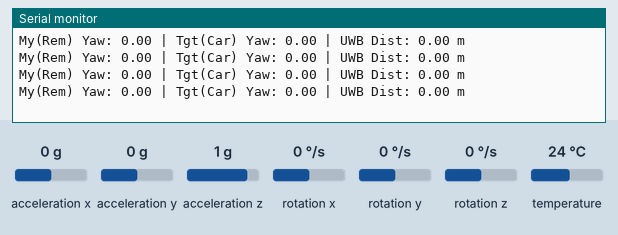
Recording of a sketch running on a simulated ESP32. On the bench: the last lines printed to the serial monitor. The test bench sets the inputs (shaded band); at power-on: rotation z 0 °/s, acceleration x 0 g, acceleration y 0 g, acceleration z 1 g, rotation x 0 °/s, rotation y 0 °/s, temperature 24 °C.

Above: at 3.2 s.
3.3 s: rotation z set to -192 °/s
At 3.78 s:
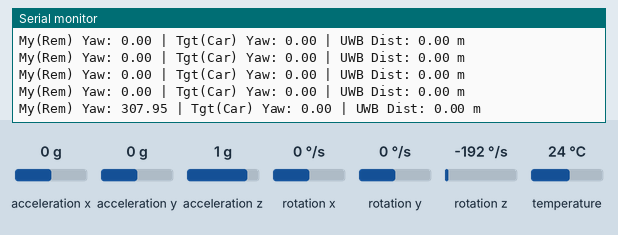
4.8 s: rotation z set to -100 °/s
At 4.98 s:
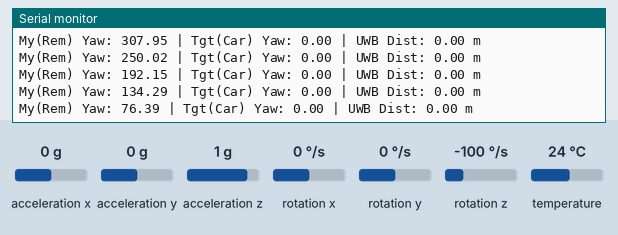
Timing chart, 0 to 7.8 s (numbered marks = the images above; inputs shaded):
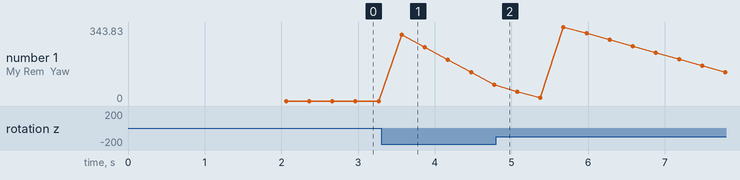

The sketch:

send4.ino
```cpp
#include <Wire.h>
#include <Adafruit_MPU6050.h>
#include <Adafruit_Sensor.h>
#include <math.h>
#include <WiFi.h>
#include <esp_now.h>

// 接收端（小車）的 MAC 地址 (維持你原本設定的地址)
uint8_t broadcastAddress[] = {0x68, 0xFE, 0x71, 0x0C, 0x32, 0x1C};

Adafruit_MPU6050 mpu;
float gz_offset = 0.0f;
float roll = 0.0f; float pitch = 0.0f; float yaw = 0.0f;
const float ALPHA = 0.98f;
unsigned long prevMicros = 0;

// 1. 定義與小車對應的資料結構
typedef struct struct_message {
  float yaw; float pitch; float roll;
} __attribute__((packed)) struct_message;

typedef struct return_message {
  float car_yaw;
  float distance;
} __attribute__((packed)) return_message;

struct_message myData;
return_message incomingCarData; // 儲存從小車收到的數據
esp_now_peer_info_t peerInfo;

unsigned long lastSendTime = 0;
const unsigned long SEND_INTERVAL = 60;

static inline float rad2deg(float r) { return r * 180.0f / PI; }
static inline float wrap360(float a) {
  while (a < 0.0f) a += 360.0f;
  while (a >= 360.0f) a -= 360.0f;
  return a;
}

// 【完美修正！】新版發送狀態回呼函式，將第一個參數改為 const wifi_tx_info_t *tx_info
void OnDataSent(const wifi_tx_info_t *tx_info, esp_now_send_status_t status) {}

// 【完美修正！】新版接收回呼函式，參數符合 3.x SDK 規格
void OnDataRecv(const esp_now_recv_info_t *recv_info, const uint8_t *incomingDataRaw, int len) {
  if (len >= sizeof(return_message)) {
    memcpy(&incomingCarData, incomingDataRaw, sizeof(return_message));
  }
}

void setup() {
  Serial.begin(115200);
  WiFi.mode(WIFI_STA);
  if (esp_now_init() != ESP_OK) return;

  // 註冊發送與接收的回呼函式（新版無需強制轉型）
  esp_now_register_send_cb(OnDataSent);
  esp_now_register_recv_cb(OnDataRecv);

  memcpy(peerInfo.peer_addr, broadcastAddress, 6);
  peerInfo.channel = 0; peerInfo.encrypt = false;
  esp_now_add_peer(&peerInfo);

  Wire.begin(21, 22);
  mpu.begin();
  mpu.setAccelerometerRange(MPU6050_RANGE_2_G);
  mpu.setGyroRange(MPU6050_RANGE_250_DEG);
  mpu.setFilterBandwidth(MPU6050_BAND_21_HZ);

  delay(500);
  float sum_gz = 0.0f;
  for (int i = 0; i < 300; i++) {
    sensors_event_t a, g, temp;
    mpu.getEvent(&a, &g, &temp);
    sum_gz += g.gyro.z * 180.0f / PI;
    delay(3);
  }
  gz_offset = sum_gz / 300.0f;
  prevMicros = micros();
  lastSendTime = millis();
}

void loop() {
  sensors_event_t a, g, temp;
  mpu.getEvent(&a, &g, &temp);

  unsigned long now = micros();
  float dt = (now - prevMicros) * 1e-6f;
  prevMicros = now;
  if (dt <= 0.0f || dt > 0.05f) dt = 0.01f;

  float ax = a.acceleration.x; float ay = a.acceleration.y; float az = a.acceleration.z;
  float gx_dps = g.gyro.x * 180.0f / PI;
  float gy_dps = g.gyro.y * 180.0f / PI;
  float gz_dps = g.gyro.z * 180.0f / PI;

  roll = ALPHA * (roll + gx_dps * dt) + (1.0f - ALPHA) * rad2deg(atan2(ay, az));
  pitch = ALPHA * (pitch + gy_dps * dt) + (1.0f - ALPHA) * rad2deg(atan2(-ax, sqrt(ay * ay + az * az)));

  float corrected_gz_dps = gz_dps - gz_offset;
  if (abs(corrected_gz_dps) > 0.45f) {
    yaw += corrected_gz_dps * dt;
  }
  yaw = wrap360(yaw);

  myData.yaw = yaw; myData.pitch = pitch; myData.roll = roll;

  unsigned long currentMillis = millis();
  if (currentMillis - lastSendTime >= SEND_INTERVAL) {
    lastSendTime = currentMillis;
    esp_now_send(broadcastAddress, (uint8_t *) &myData, sizeof(myData));
  }

  /* 定時監控 (遙控器端：同步顯示自己角度、小車角度、兩者距離) */
  static unsigned long lastPrint = 0;
  if (currentMillis - lastPrint > 300) {
    lastPrint = currentMillis;
    Serial.print("My(Rem) Yaw: ");  Serial.print(yaw);
    Serial.print(" | Tgt(Car) Yaw: "); Serial.print(incomingCarData.car_yaw);
    Serial.print(" | UWB Dist: ");     Serial.print(incomingCarData.distance); Serial.println(" m");
  }
}
```

Measured:
- after the input at 3.3 s, the serial monitor: prints a new line after 0.27 s (image 1)
- plotted number 1: 0 → 76.39 after the input at 3.3 s, 76.39 → 70.79 after the input at 4.8 s
